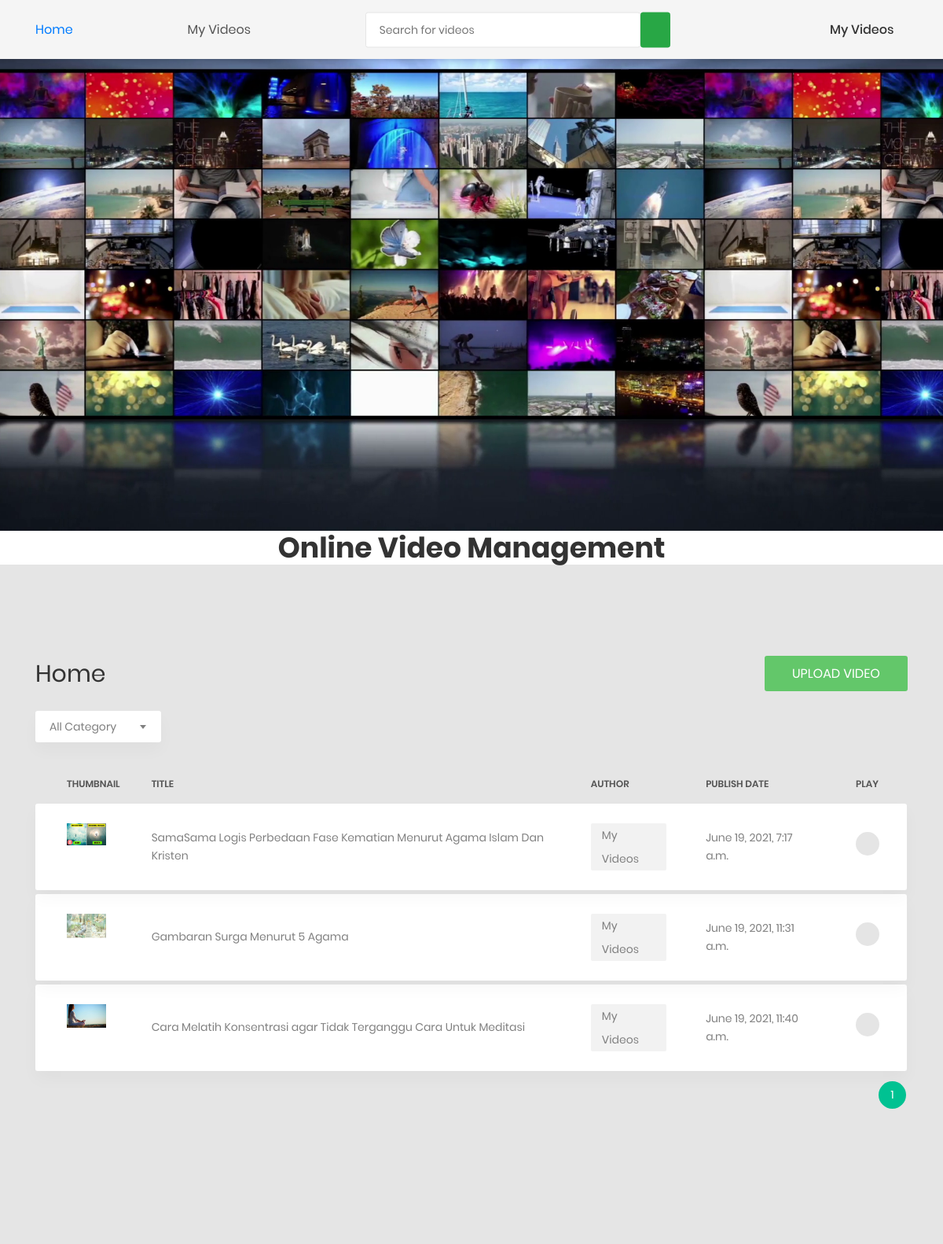
The app's page /home/ (signed in) with its own data.
### app/models.py (models this page shows, shortened)
class UserModel(AbstractBaseUser):
    user_id = models.AutoField(primary_key=True)
    email = models.EmailField(
        verbose_name='email address',
        max_length=255,
        unique=True,
    )
    full_name = models.CharField(max_length=100)
    is_active = models.BooleanField(default=True)
    is_admin = models.BooleanField(default=False)
    date_joined = models.DateTimeField(default=timezone.now)
    last_login = models.DateTimeField(blank=True, null=True)
    objects = UserAccountManager()
    USERNAME_FIELD = 'email'
    REQUIRED_FIELDS = ['full_name']

class VideoDetailModel(models.Model):
    video_id = models.AutoField(primary_key=True)
    title = models.CharField(max_length=100)
    description = models.CharField(max_length=1000)
    tags = models.CharField(max_length=1000)
    categories = models.ForeignKey(VideoCategoryModel, on_delete=models.CASCADE)
    thumbnail = models.ImageField(upload_to='images/thumbnail/')
    video = models.FileField(upload_to='video/')
    user_id = models.ForeignKey(UserModel, on_delete=models.CASCADE, related_name='u')
    date_uploaded = models.DateTimeField(default=timezone.now)
    last_modified = models.DateTimeField(default=timezone.now)

### app/views.py (the view)
# urls.py: path('home/', views.ShowHomePage.as_view(), name='home'),
class ShowHomePage(LoginRequiredMixin, FilterView, Paginator):
    filterset_class = CategoryFilter
    login_url = '/login/'
    template_name = 'home.html'
    model = VideoDetailModel
    paginate_by = 25
    def get_context_data(self, **kwargs):
        context = super(ShowHomePage, self).get_context_data(**kwargs)
        context['user_full_name'] = self.request.user.full_name
        context['user_email'] = self.request.user.email
        return context
    def get_queryset(self):
        queryset = super(ShowHomePage, self).get_queryset()
        queryset = queryset.select_related('user_id', 'categories').order_by('date_uploaded')
        return queryset

### app/models.py (called while the page is built)
    def __str__(self):
        return self.category

### templates/home.html (shortened to what this page needs)
{% extends 'base.html' %}
{% load static %}
{% block content %}
    <div class="page-wrapper">
        <div class="page-container">
            <header class="header-desktop">
                <div class="section__content section__content--p30">
                    <div class="container-fluid">
                        <div class="header-wrap">
                            <a href="{% url 'home' %}" class="active">Home</a>
                            <a href="{% url 'my_videos' %}" class="header-desktop-link">My Videos</a>
                            <form class="form-header" action="" method="GET">
                                <input class="au-input au-input--xl" type="text" name="search" placeholder="Search for videos" />
                                <button class=" btn btn-success" type="submit">
                                    <i class="zmdi zmdi-search"></i>
                                </button>
                            </form>
                            <div class="header-button">
                                <div class="account-wrap">
                                    <div class="account-item clearfix js-item-menu">
                                        <div class="content">
                                            <a class="js-acc-btn" href="#">{{ user_full_name }}</a>
                                        </div>
                                    </div>
                                </div>
                            </div>
                        </div>
                    </div>
                </div>
            </header>
            <div class="main-content">
                <div class="section__content section__content--p30">
                    <div class="container-fluid">
                        <div class="row">
                            <div class="col-md-12">
                                <div class="overview-wrap">
                                    <h2 class="title-1">Home</h2>
                                    <a href="{% url 'upload_video' %}">
                                        <button class="au-btn au-btn-icon au-btn--green">Upload Video</button>
                                    </a>
                                </div>
                            </div>
                        </div>
                        {% if object_list %}
                            <div class="row m-t-25">
                                <div class="col-md-12">
                                    <div class="table-data__tool">
                                        <div class="table-data__tool-left">
                                            <div class="rs-select2--light rs-select2--md">
                                                <form>
                                                </form>
                                            </div>
                                        </div>
                                    </div>
                                    <div class="table-responsive table-responsive-data2">
                                        <table id="data-table-basic1" class="table table-data2">
                                            <thead>
                                                <tr>
                                                    <th>Thumbnail</th>
                                                    <th>Title</th>
                                                    <th>Author</th>
                                                    <th>Publish Date</th>
                                                    <th>Play</th>
                                                </tr>
                                            </thead>
                                            <tbody>
                                                {% for x in object_list %}
                                                    <tr class="tr-shadow">
                                                        <td><img src="{{ x.thumbnail.url }}" width="50" alt="{{ x.thumbnail }}"></td>
                                                        <td><span class="desc">{{ x.title }}</span></td>
                                                        <td><span class="block-email">{{ x.user_id.full_name }}</span></td>
                                                        <td>{{ x.date_uploaded }}</td>
                                                        <td>
                                                            <div class="table-data-feature">
                                                                <a href="{{ x.video.url }}" target="_blank">
                                                                    <button><span class="item" data-toggle="tooltip" data-placement="top" title="Play">
                                                                        <i class="zmdi zmdi-play-circle-outline"></i></span>
                                                                    </button>
                                                                </a>
                                                            </div>
                                                        </td>
                                                    </tr>
                                                    <tr class="spacer"></tr>
                                                {% endfor %}
                                            </tbody>
                                        </table>
                                    </div>
                                </div>
                                <div class="col-md-6 offset-md-6 col-sm-6">
                                    <div class="dataTables_wrapper">
                                        <div class="dataTables_paginate paging_simple_numbers" id="data-table-basic_paginate">
                                            <span>
                                                {% if page_obj.number %}
                                                    <a href="?page={{ page_obj.number }}" class="paginate_button current">{{ page_obj.number }}</a>
                                                {% endif %}
                                            </span>
                                        </div>
                                    </div>
                                </div>
                            {% endif %}
                        </div>
                    </div>
                </div>
            </div>
        </div>
    </div>
{% endblock %}

### templates/base.html (shortened to what this page needs)
{% load static %}
<!DOCTYPE html>
<html lang="en">
<head>
    <link href="{% static 'css/font-face.css' %}" rel="stylesheet" media="all">
    <link href="{% static 'vendor/font-awesome-4.7/css/font-awesome.min.css' %}" rel="stylesheet" media="all">
    <link href="{% static 'vendor/font-awesome-5/css/fontawesome-all.min.css' %}" rel="stylesheet" media="all">
    <link href="{% static 'vendor/mdi-font/css/material-design-iconic-font.min.css' %}" rel="stylesheet" media="all">
    <link href="{% static 'vendor/bootstrap-4.1/bootstrap.min.css' %}" rel="stylesheet" media="all">
    <link href="{% static 'vendor/animsition/animsition.min.css' %}" rel="stylesheet" media="all">
    <link href="{% static 'vendor/bootstrap-progressbar/bootstrap-progressbar-3.3.4.min.css' %}" rel="stylesheet" media="all">
    <link href="{% static 'vendor/wow/animate.css' %}" rel="stylesheet" media="all">
    <link href="{% static 'vendor/css-hamburgers/hamburgers.min.css' %}" rel="stylesheet" media="all">
    <link href="{% static 'vendor/slick/slick.css' %}" rel="stylesheet" media="all">
    <link href="{% static 'vendor/select2/select2.min.css' %}" rel="stylesheet" media="all">
    <link href="{% static 'vendor/perfect-scrollbar/perfect-scrollbar.css' %}" rel="stylesheet" media="all">
    <link href="{% static 'pagination.css' %}" rel="stylesheet" media="all">
    <link href="{% static 'css/theme.css' %}" rel="stylesheet" media="all">
</head>
<body class="animsition">
    <img src="{% static 'images/vms.png' %}" width="100%" height="500px">
    <h1 style='text-align:center;'>Online Video Management</h1>
    {% block content %}{% endblock %}
</body>
</html>

### app/static/pagination.css (style rules this page uses)
.dataTables_wrapper { position: relative; clear: both; *zoom: 1; zoom: 1 }
.dataTables_wrapper .dataTables_paginate { float: right; text-align: right; padding-top: 0.50em }
.dataTables_wrapper .dataTables_paginate .paginate_button { box-sizing: border-box; display: inline-block; min-width: 1.5em; padding: 0.5em 1em; text-align: center; text-decoration: none !important; cursor: pointer; width: 35px; height: 35px; border-radius: 50%; background-color: #333; vertical-align: top; color: #fff !important; margin: 0 2px; border: 0 !important; line-height: 21px; box-shadow: none !important; font-size: 14px; }
.dataTables_wrapper .dataTables_paginate .paginate_button.current, .dataTables_wrapper .dataTables_paginate .paginate_button.current:focus, .dataTables_wrapper .dataTables_paginate .paginate_button.current:hover { background: #00c292; color: #fff !important; border: 1px solid #333; }

### records on screen
UserModel: full_name "My Videos"
VideoDetailModel: thumbnail (picture), title "SamaSama Logis Perbedaan Fase Kematian Menurut Agama Islam Dan Kristen", user_id.full_name "My Videos", date_uploaded "June 19, 2021, 7:17 a.m."
VideoDetailModel: thumbnail (picture), title "Gambaran Surga Menurut 5 Agama", user_id.full_name "My Videos", date_uploaded "June 19, 2021, 11:31 a.m."
VideoDetailModel: thumbnail (picture), title "Cara Melatih Konsentrasi agar Tidak Terganggu Cara Untuk Meditasi", user_id.full_name "My Videos", date_uploaded "June 19, 2021, 11:40 a.m."

### other values on screen
{{ page_obj.number }} "1"
